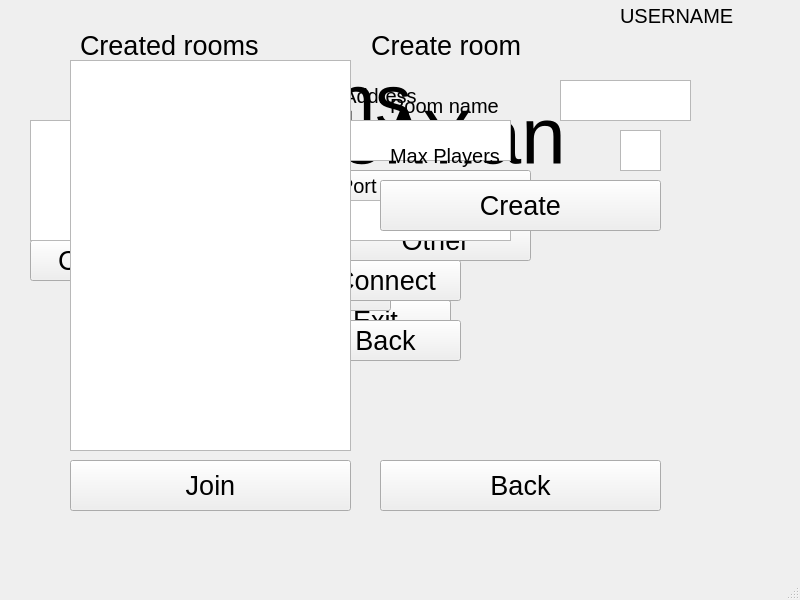
<?xml version="1.0" encoding="UTF-8"?>
<ui version="4.0">
 <class>Bomberman</class>
 <widget class="QMainWindow" name="Bomberman">
  <property name="enabled">
   <bool>true</bool>
  </property>
  <property name="geometry">
   <rect>
    <x>0</x>
    <y>0</y>
    <width>800</width>
    <height>600</height>
   </rect>
  </property>
  <property name="windowTitle">
   <string>MainWindow</string>
  </property>
  <widget class="QWidget" name="centralwidget">
   <widget class="QWidget" name="menu" native="true">
    <property name="enabled">
     <bool>true</bool>
    </property>
    <property name="geometry">
     <rect>
      <x>110</x>
      <y>50</y>
      <width>551</width>
      <height>301</height>
     </rect>
    </property>
    <widget class="QLabel" name="title">
     <property name="geometry">
      <rect>
       <x>20</x>
       <y>40</y>
       <width>541</width>
       <height>91</height>
      </rect>
     </property>
     <property name="font">
      <font>
       <pointsize>60</pointsize>
      </font>
     </property>
     <property name="text">
      <string>Bomberman</string>
     </property>
    </widget>
    <widget class="QPushButton" name="playButton">
     <property name="geometry">
      <rect>
       <x>190</x>
       <y>150</y>
       <width>151</width>
       <height>41</height>
      </rect>
     </property>
     <property name="font">
      <font>
       <pointsize>20</pointsize>
      </font>
     </property>
     <property name="text">
      <string>Play</string>
     </property>
    </widget>
    <widget class="QPushButton" name="optionsButton">
     <property name="geometry">
      <rect>
       <x>190</x>
       <y>200</y>
       <width>151</width>
       <height>41</height>
      </rect>
     </property>
     <property name="font">
      <font>
       <pointsize>20</pointsize>
      </font>
     </property>
     <property name="text">
      <string>Options</string>
     </property>
    </widget>
    <widget class="QPushButton" name="exitButton">
     <property name="geometry">
      <rect>
       <x>190</x>
       <y>250</y>
       <width>151</width>
       <height>41</height>
      </rect>
     </property>
     <property name="font">
      <font>
       <pointsize>20</pointsize>
      </font>
     </property>
     <property name="text">
      <string>Exit</string>
     </property>
    </widget>
   </widget>
   <widget class="QWidget" name="playMenu" native="true">
    <property name="enabled">
     <bool>true</bool>
    </property>
    <property name="geometry">
     <rect>
      <x>90</x>
      <y>40</y>
      <width>581</width>
      <height>341</height>
     </rect>
    </property>
    <widget class="QLabel" name="playTitle">
     <property name="geometry">
      <rect>
       <x>200</x>
       <y>40</y>
       <width>251</width>
       <height>111</height>
      </rect>
     </property>
     <property name="font">
      <font>
       <pointsize>55</pointsize>
      </font>
     </property>
     <property name="text">
      <string>PLAY</string>
     </property>
    </widget>
    <widget class="QPushButton" name="onlineButton">
     <property name="geometry">
      <rect>
       <x>210</x>
       <y>160</y>
       <width>151</width>
       <height>41</height>
      </rect>
     </property>
     <property name="font">
      <font>
       <pointsize>20</pointsize>
      </font>
     </property>
     <property name="text">
      <string>Online</string>
     </property>
    </widget>
    <widget class="QPushButton" name="offlineButton">
     <property name="geometry">
      <rect>
       <x>210</x>
       <y>210</y>
       <width>151</width>
       <height>41</height>
      </rect>
     </property>
     <property name="font">
      <font>
       <pointsize>20</pointsize>
      </font>
     </property>
     <property name="text">
      <string>Offline</string>
     </property>
    </widget>
    <widget class="QPushButton" name="backPlayButton">
     <property name="geometry">
      <rect>
       <x>210</x>
       <y>260</y>
       <width>151</width>
       <height>41</height>
      </rect>
     </property>
     <property name="font">
      <font>
       <pointsize>20</pointsize>
      </font>
     </property>
     <property name="text">
      <string>Back</string>
     </property>
    </widget>
   </widget>
   <widget class="QWidget" name="optionsMenu" native="true">
    <property name="enabled">
     <bool>true</bool>
    </property>
    <property name="geometry">
     <rect>
      <x>30</x>
      <y>10</y>
      <width>701</width>
      <height>531</height>
     </rect>
    </property>
    <widget class="QLabel" name="optionsTitle">
     <property name="geometry">
      <rect>
       <x>130</x>
       <y>30</y>
       <width>341</width>
       <height>121</height>
      </rect>
     </property>
     <property name="font">
      <font>
       <pointsize>55</pointsize>
      </font>
     </property>
     <property name="text">
      <string>Options</string>
     </property>
    </widget>
    <widget class="QPushButton" name="controlsButton">
     <property name="geometry">
      <rect>
       <x>310</x>
       <y>160</y>
       <width>191</width>
       <height>41</height>
      </rect>
     </property>
     <property name="font">
      <font>
       <pointsize>20</pointsize>
      </font>
     </property>
     <property name="text">
      <string>Controls</string>
     </property>
    </widget>
    <widget class="QPushButton" name="otherButton">
     <property name="geometry">
      <rect>
       <x>310</x>
       <y>210</y>
       <width>191</width>
       <height>41</height>
      </rect>
     </property>
     <property name="font">
      <font>
       <pointsize>20</pointsize>
      </font>
     </property>
     <property name="text">
      <string>Other</string>
     </property>
    </widget>
    <widget class="QPushButton" name="backOptionsButton">
     <property name="geometry">
      <rect>
       <x>210</x>
       <y>260</y>
       <width>151</width>
       <height>41</height>
      </rect>
     </property>
     <property name="font">
      <font>
       <pointsize>20</pointsize>
      </font>
     </property>
     <property name="text">
      <string>Back</string>
     </property>
    </widget>
    <widget class="QTextEdit" name="textEditUsername">
     <property name="geometry">
      <rect>
       <x>0</x>
       <y>190</y>
       <width>151</width>
       <height>31</height>
      </rect>
     </property>
     <property name="font">
      <font>
       <pointsize>10</pointsize>
      </font>
     </property>
    </widget>
    <widget class="QLabel" name="label">
     <property name="geometry">
      <rect>
       <x>20</x>
       <y>140</y>
       <width>191</width>
       <height>51</height>
      </rect>
     </property>
     <property name="font">
      <font>
       <pointsize>15</pointsize>
      </font>
     </property>
     <property name="text">
      <string>Username</string>
     </property>
    </widget>
    <widget class="QPushButton" name="changeUsernameButton">
     <property name="geometry">
      <rect>
       <x>0</x>
       <y>230</y>
       <width>151</width>
       <height>41</height>
      </rect>
     </property>
     <property name="font">
      <font>
       <pointsize>20</pointsize>
      </font>
     </property>
     <property name="text">
      <string>Change</string>
     </property>
    </widget>
   </widget>
   <widget class="QWidget" name="onlineMenu" native="true">
    <property name="enabled">
     <bool>true</bool>
    </property>
    <property name="geometry">
     <rect>
      <x>50</x>
      <y>20</y>
      <width>661</width>
      <height>541</height>
     </rect>
    </property>
    <widget class="QListWidget" name="listRooms">
     <property name="geometry">
      <rect>
       <x>20</x>
       <y>40</y>
       <width>281</width>
       <height>391</height>
      </rect>
     </property>
     <property name="font">
      <font>
       <pointsize>20</pointsize>
      </font>
     </property>
    </widget>
    <widget class="QLabel" name="labelRooms">
     <property name="geometry">
      <rect>
       <x>30</x>
       <y>0</y>
       <width>631</width>
       <height>51</height>
      </rect>
     </property>
     <property name="font">
      <font>
       <pointsize>20</pointsize>
      </font>
     </property>
     <property name="text">
      <string>Created rooms               Create room</string>
     </property>
    </widget>
    <widget class="QPushButton" name="joinButton">
     <property name="geometry">
      <rect>
       <x>20</x>
       <y>440</y>
       <width>281</width>
       <height>51</height>
      </rect>
     </property>
     <property name="font">
      <font>
       <pointsize>20</pointsize>
      </font>
     </property>
     <property name="text">
      <string>Join</string>
     </property>
    </widget>
    <widget class="QTextEdit" name="textEditMaxPlayers">
     <property name="geometry">
      <rect>
       <x>570</x>
       <y>110</y>
       <width>41</width>
       <height>41</height>
      </rect>
     </property>
     <property name="font">
      <font>
       <pointsize>15</pointsize>
      </font>
     </property>
    </widget>
    <widget class="QLabel" name="labelMaxPlayers">
     <property name="geometry">
      <rect>
       <x>340</x>
       <y>110</y>
       <width>201</width>
       <height>51</height>
      </rect>
     </property>
     <property name="font">
      <font>
       <pointsize>15</pointsize>
      </font>
     </property>
     <property name="text">
      <string>Max Players</string>
     </property>
    </widget>
    <widget class="QPushButton" name="createButton">
     <property name="geometry">
      <rect>
       <x>330</x>
       <y>160</y>
       <width>281</width>
       <height>51</height>
      </rect>
     </property>
     <property name="font">
      <font>
       <pointsize>20</pointsize>
      </font>
     </property>
     <property name="text">
      <string>Create</string>
     </property>
    </widget>
    <widget class="QPushButton" name="backOnlineButton">
     <property name="geometry">
      <rect>
       <x>330</x>
       <y>440</y>
       <width>281</width>
       <height>51</height>
      </rect>
     </property>
     <property name="font">
      <font>
       <pointsize>20</pointsize>
      </font>
     </property>
     <property name="text">
      <string>Back</string>
     </property>
    </widget>
    <widget class="QTextEdit" name="textEditRoomName">
     <property name="geometry">
      <rect>
       <x>510</x>
       <y>60</y>
       <width>131</width>
       <height>41</height>
      </rect>
     </property>
     <property name="font">
      <font>
       <pointsize>15</pointsize>
      </font>
     </property>
    </widget>
    <widget class="QLabel" name="labelRoomName">
     <property name="geometry">
      <rect>
       <x>340</x>
       <y>60</y>
       <width>201</width>
       <height>51</height>
      </rect>
     </property>
     <property name="font">
      <font>
       <pointsize>15</pointsize>
      </font>
     </property>
     <property name="text">
      <string>Room name</string>
     </property>
    </widget>
   </widget>
   <widget class="QLabel" name="username">
    <property name="geometry">
     <rect>
      <x>620</x>
      <y>-10</y>
      <width>351</width>
      <height>51</height>
     </rect>
    </property>
    <property name="font">
     <font>
      <pointsize>15</pointsize>
     </font>
    </property>
    <property name="text">
     <string>USERNAME</string>
    </property>
   </widget>
   <widget class="QWidget" name="connectMenu" native="true">
    <property name="geometry">
     <rect>
      <x>10</x>
      <y>10</y>
      <width>771</width>
      <height>551</height>
     </rect>
    </property>
    <widget class="QTextEdit" name="textEditAddress">
     <property name="geometry">
      <rect>
       <x>250</x>
       <y>110</y>
       <width>251</width>
       <height>41</height>
      </rect>
     </property>
     <property name="font">
      <font>
       <pointsize>15</pointsize>
      </font>
     </property>
    </widget>
    <widget class="QTextEdit" name="textEditPort">
     <property name="geometry">
      <rect>
       <x>250</x>
       <y>190</y>
       <width>251</width>
       <height>41</height>
      </rect>
     </property>
     <property name="font">
      <font>
       <pointsize>15</pointsize>
      </font>
     </property>
    </widget>
    <widget class="QLabel" name="labelPort">
     <property name="geometry">
      <rect>
       <x>330</x>
       <y>160</y>
       <width>211</width>
       <height>31</height>
      </rect>
     </property>
     <property name="font">
      <font>
       <pointsize>15</pointsize>
      </font>
     </property>
     <property name="text">
      <string>Port</string>
     </property>
    </widget>
    <widget class="QLabel" name="labelPort_2">
     <property name="geometry">
      <rect>
       <x>270</x>
       <y>70</y>
       <width>201</width>
       <height>31</height>
      </rect>
     </property>
     <property name="font">
      <font>
       <pointsize>15</pointsize>
      </font>
     </property>
     <property name="text">
      <string>Server Address</string>
     </property>
    </widget>
    <widget class="QPushButton" name="connectButton">
     <property name="geometry">
      <rect>
       <x>300</x>
       <y>250</y>
       <width>151</width>
       <height>41</height>
      </rect>
     </property>
     <property name="font">
      <font>
       <pointsize>20</pointsize>
      </font>
     </property>
     <property name="text">
      <string>Connect</string>
     </property>
    </widget>
    <widget class="QPushButton" name="backConnectButton">
     <property name="geometry">
      <rect>
       <x>300</x>
       <y>310</y>
       <width>151</width>
       <height>41</height>
      </rect>
     </property>
     <property name="font">
      <font>
       <pointsize>20</pointsize>
      </font>
     </property>
     <property name="text">
      <string>Back</string>
     </property>
    </widget>
    <widget class="QTextEdit" name="textEditConnectedInfo">
     <property name="geometry">
      <rect>
       <x>20</x>
       <y>110</y>
       <width>211</width>
       <height>121</height>
      </rect>
     </property>
     <property name="font">
      <font>
       <pointsize>10</pointsize>
      </font>
     </property>
     <property name="readOnly">
      <bool>true</bool>
     </property>
    </widget>
   </widget>
   <zorder>playMenu</zorder>
   <zorder>menu</zorder>
   <zorder>optionsMenu</zorder>
   <zorder>username</zorder>
   <zorder>connectMenu</zorder>
   <zorder>onlineMenu</zorder>
  </widget>
  <widget class="QMenuBar" name="menubar">
   <property name="geometry">
    <rect>
     <x>0</x>
     <y>0</y>
     <width>800</width>
     <height>25</height>
    </rect>
   </property>
  </widget>
  <widget class="QStatusBar" name="statusbar"/>
 </widget>
 <resources/>
 <connections/>
</ui>
